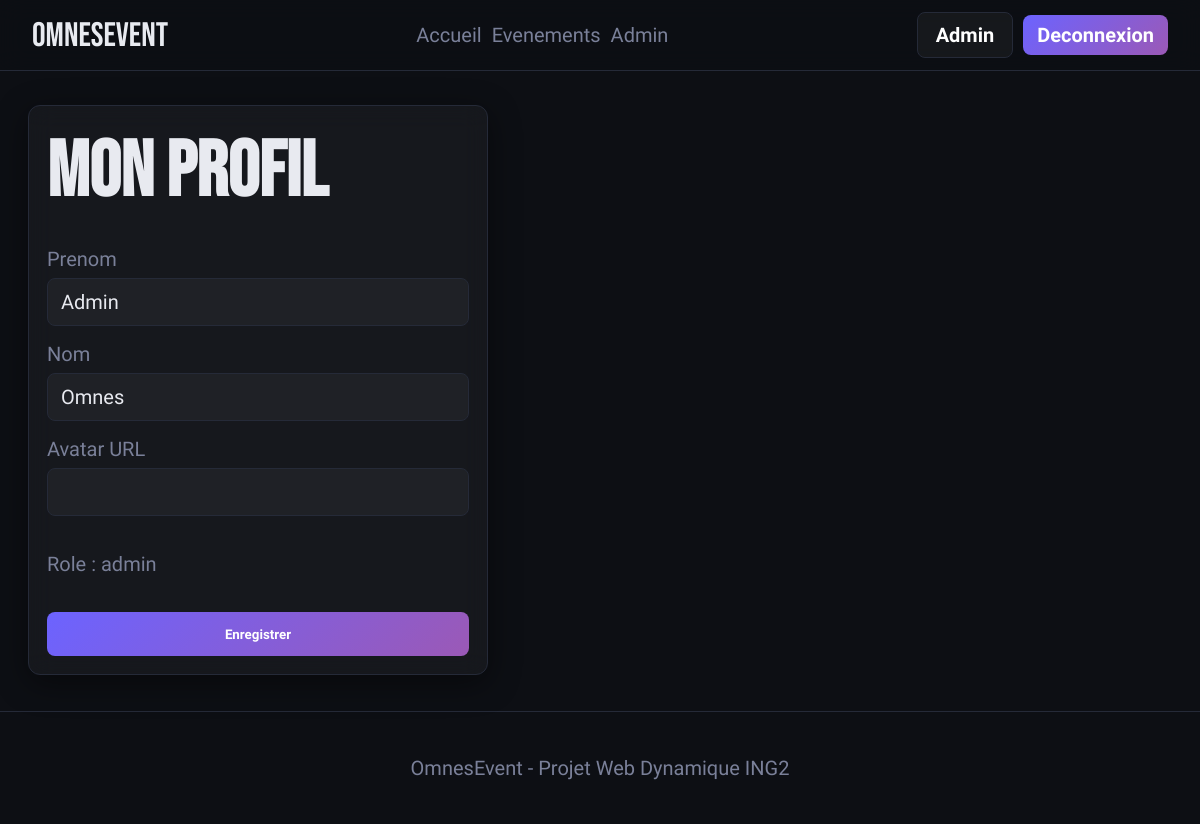
The page /profile/index.php (signed in) on the database its author committed.
### tables this page shows
CREATE TABLE utilisateurs (
    id INT AUTO_INCREMENT PRIMARY KEY,
    email VARCHAR(180) NOT NULL UNIQUE,
    mot_de_passe_hash VARCHAR(255) NOT NULL,
    prenom VARCHAR(100) NOT NULL,
    nom VARCHAR(100) NOT NULL,
    role ENUM('admin','organisateur','participant') DEFAULT 'participant',
    est_approuve TINYINT(1) DEFAULT 0,
    avatar_url VARCHAR(255),
    cree_le DATETIME DEFAULT CURRENT_TIMESTAMP
);

### includes/auth.php (called while the page is built, shortened)
<?php
function e($valeur) {
    return htmlspecialchars((string)$valeur, ENT_QUOTES, 'UTF-8');
}
function estConnecte() {
    return isset($_SESSION['utilisateur_id']);
}
function getUtilisateur($bdd) {
    $requete = $bdd->prepare('SELECT * FROM utilisateurs WHERE id = ?');
    $requete->execute(array($_SESSION['utilisateur_id']));
    return $requete->fetch(PDO::FETCH_ASSOC);
}
?>

### profile/index.php (the view, shortened to what this page needs)
<?php
require_once __DIR__ . '/../includes/db.php';
require_once __DIR__ . '/../includes/auth.php';
$utilisateur = getUtilisateur($bdd);
include __DIR__ . '/../includes/header.php';
?>
<section class="form-page">
    <form class="panel auth-card" method="post">
        <h1>Mon profil</h1>
        <label>Prenom<input type="text" name="prenom" required value="<?php echo e($utilisateur['prenom']); ?>"></label>
        <label>Nom<input type="text" name="nom" required value="<?php echo e($utilisateur['nom']); ?>"></label>
        <label>Avatar URL<input type="url" name="avatar_url" value="<?php echo e($utilisateur['avatar_url']); ?>"></label>
        <p class="muted">Role : <?php echo e($utilisateur['role']); ?></p>
        <button class="btn full" type="submit">Enregistrer</button>
    </form>
</section>
<?php include __DIR__ . '/../includes/footer.php'; ?>

### assets/css/style.css (style rules this page uses)
:root { --bg: #0d0f14; --surface: #161a23; --border: #252a38; --accent: #6C63FF; --accent-2: #FF6B6B; --accent-3: #43E97B; --text: #E8EAF0; --text-muted: #7A8099; --radius: 12px; --shadow: 0 8px 32px rgba(0,0,0,0.45); }
* { box-sizing: border-box; }
body { margin: 0; background: var(--bg); color: var(--text); font-family: 'Barlow Condensed', Arial, sans-serif; font-size: 20px; letter-spacing: 0; }
.logo, h1, h2, h3 { font-family: 'Bebas Neue', Impact, sans-serif; letter-spacing: 0; }
.btn { min-height: 44px; border: 0; border-radius: 8px; padding: 10px 18px; display: inline-flex; align-items: center; justify-content: center; gap: 8px; color: white; cursor: pointer; background: linear-gradient(135deg, var(--accent), #9B59B6); transition: all .25s ease; font-family: inherit; font-weight: 700; }
.btn.full { width: 100%; }
h1 { font-size: 56px; line-height: .94; margin: 12px 0 22px; }
.muted { color: var(--text-muted); }
input, select, textarea { width: 100%; min-height: 44px; border: 1px solid var(--border); border-radius: 8px; padding: 11px 13px; background: rgba(255,255,255,.04); color: var(--text); font: inherit; }
label { display: grid; gap: 7px; color: var(--text-muted); }
.section, .form-page, .auth-page, .detail-layout { width: min(1180px, 100%); margin: 0 auto; padding: 34px 18px; }
.event-card, .panel, .auth-card { background: rgba(255,255,255,0.04); backdrop-filter: blur(12px); border: 1px solid var(--border); border-radius: var(--radius); box-shadow: var(--shadow); }
.card-body, .panel, .auth-card { padding: 18px; }
.auth-card { width: min(460px, 100%); display: grid; gap: 14px; }
.form-page .panel { display: grid; gap: 16px; }
@media (min-width: 700px) { h1 { font-size: 78px; } }

### rows shown on the page
utilisateurs: prenom "Admin", nom "Omnes", role "admin"

### other values the page prints
$_SESSION['prenom'] "Admin"
